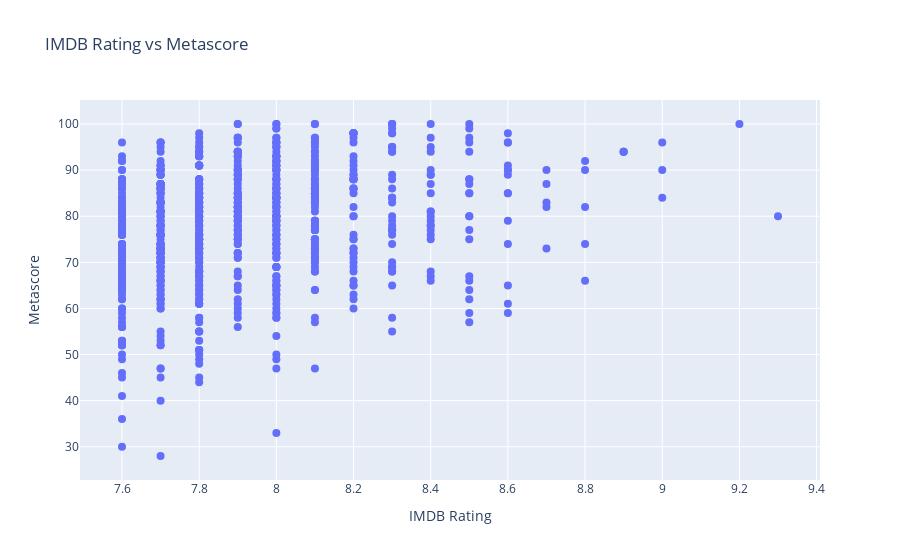

Notebook cell for this chart:
### Markdown cell above
**Using the knowledge about Plotly that you have  try making plots and analyse the data .Whenever you come across an interesting analysis please show the corresponding plot(using Plotly) and comment down your analysis for the same**

### Code cell
import plotly.express as px
fig = px.scatter(movies, x='IMDB_Rating', y='Meta_score', title='IMDB Rating vs Metascore')
fig.update_traces(marker=dict(size=8))
fig.update_layout(
    xaxis_title='IMDB Rating',
    yaxis_title='Metascore',
)
fig.show()
#scatter plot of IMDB rating vs Metascore

### Figure 1 — Plotly figure (JSON) as saved in the notebook; plotly's stock layout.template omitted (floating-point values rounded to 4 significant figures; data arrays with more than 128 entries replaced by an {"elided": "..."} marker saying what was removed)
{"data": [{"hovertemplate": "IMDB_Rating=%{x}<br>Meta_score=%{y}<extra></extra>", "legendgroup": "", "marker": {"color": "#636efa", "size": 8, "symbol": "circle"}, "mode": "markers", "name": "", "orientation": "v", "showlegend": false, "type": "scatter", "x": {"elided": "1000 float values"}, "xaxis": "x", "y": {"elided": "1000 int values"}, "yaxis": "y"}], "layout": {"legend": {"tracegroupgap": 0}, "title": {"text": "IMDB Rating vs Metascore"}, "xaxis": {"anchor": "y", "domain": [0, 1], "title": {"text": "IMDB Rating"}}, "yaxis": {"anchor": "x", "domain": [0, 1], "title": {"text": "Metascore"}}}}
